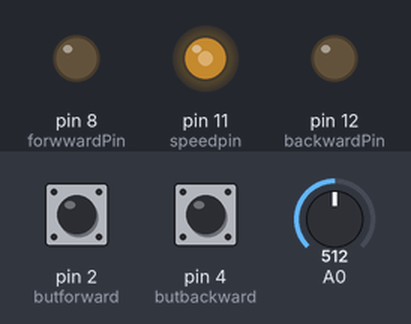
This sketch was run on a simulated Arduino Uno, built with avr-gcc and run on an emulated ATmega328P. Parts: output pins drawn as LEDs (lit = HIGH). Inputs (shaded band) come from the test bench; at power-on: A0 = 512, pin 2 (butforward) HIGH, pin 4 (butbackward) HIGH.

Above: at 1.2 s.
1.3 s: A0 set to 716
At 2.5 s:
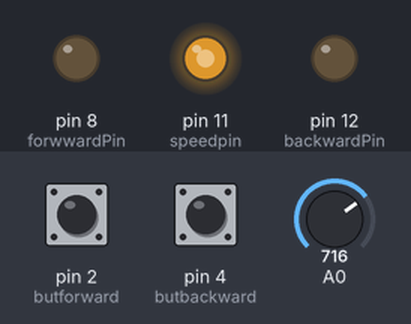
2.8 s: pin 2 (butforward) pulled LOW for 0.15 s
At 2.87 s:
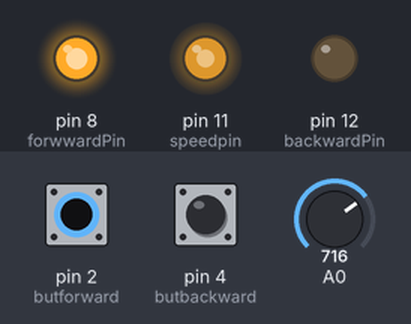
4.4 s: pin 4 (butbackward) pulled LOW for 0.15 s
At 4.47 s:
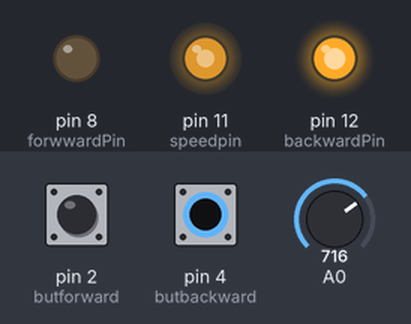
6.0 s: A0 set to 900
At 6.3 s:
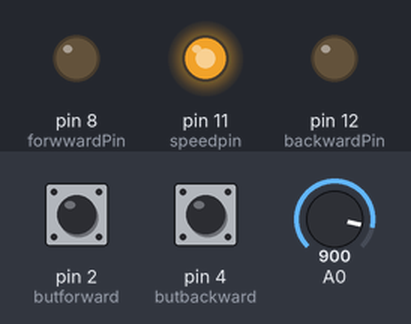
7.5 s: pin 2 (butforward) pulled LOW for 1 s
At 8.3 s:
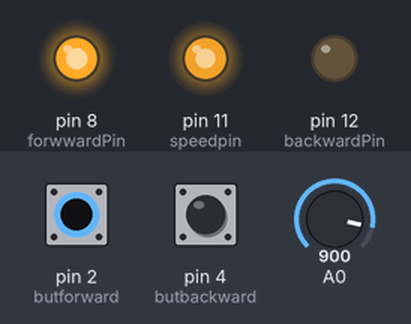
10.0 s: pin 4 (butbackward) pulled LOW for 1 s
At 10.5 s:
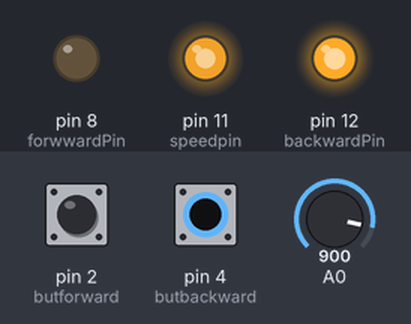
Timing chart, 0 to 13.0 s (numbered marks = the images above; inputs shaded):
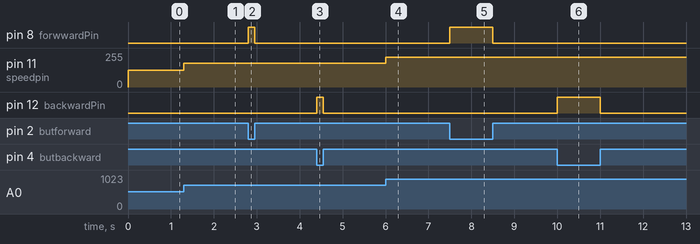

Measured:
- after the input at 1.3 s, pin 11 (speedpin): 127/255 → 178/255 at once
- after the input at 2.8 s, pin 8 (forwwardPin): LOW → HIGH at once, → LOW 0.15 s later
- after the input at 4.4 s, pin 12 (backwardPin): LOW → HIGH at once, → LOW 0.15 s later
- after the input at 6.0 s, pin 11 (speedpin): 178/255 → 224/255 at once
- after the input at 7.5 s, pin 8 (forwwardPin): LOW → HIGH at once, → LOW 1.0 s later
- after the input at 10.0 s, pin 12 (backwardPin): LOW → HIGH at once, → LOW 1.0 s later

The sketch:

mortor_control_with_button_and_potentiometer.ino
```cpp
// C++ code
// Control mortor forward and backward
// with 2 button and 1 potentiometer to control speed

//pin use
const int forwwardPin =8;
const int backwardPin = 12;
const int butforward = 2;
const int butbackward = 4;
const int delayTime = 2000;
const int speedpin = 11;
//

int but1;
int but2;
int energy;


void setup()
{
  pinMode(forwwardPin,OUTPUT);
  pinMode(backwardPin,OUTPUT);
  pinMode(butforward, INPUT_PULLUP);   //INPUT_PULLUP for button
  pinMode(butbackward, INPUT_PULLUP);
}

void loop()
{
  but1 = digitalRead(butforward);
  but2 = digitalRead(butbackward);

  int value = analogRead(A0);
  int energy = map (value,0,1023,0,255);       //map value 0 -> 1023 of potentiometer to 0 -> 255 value for speed
  analogWrite(speedpin,energy);


  if (but1 == HIGH) {                //if button not press nothing happen
    //spin forward
  digitalWrite(forwwardPin,LOW);
  }
  else{                              //spin if button has been press
  	digitalWrite(forwwardPin,HIGH);
  }
  if (but2 == HIGH){
    //spin backward
    digitalWrite(backwardPin,LOW);
  }
  else{
  	digitalWrite(backwardPin,HIGH);
  }

}// in the end i learn how to use potentoimeter and button great exm nice cook
```
